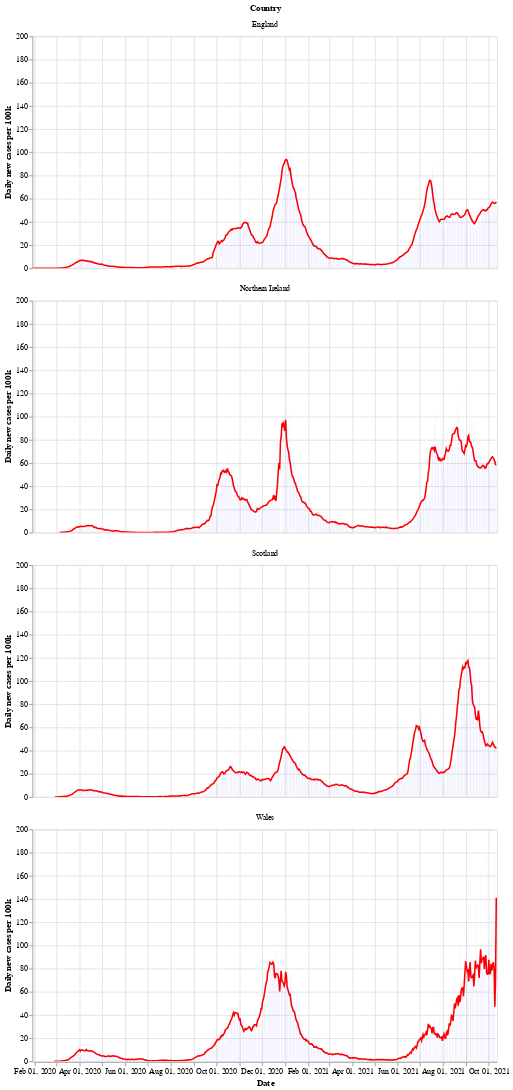

Notebook code cell kept with this figure:
### Markdown cell above
Next is a bar chart of the number of new cases in each country (per 100k population), with the 7 day moving average of cases. Again we see that Wales saw a longer period of raising and falling cases compared to the other countries.

After a period of cases falling, each nation is now seeing a rise in the number of cases - especially in Wales.

### Code cell
# collapse
bars = alt.Chart(uk_cases).mark_bar().encode(
    x=alt.X("yearmonthdate(date):T", axis=alt.Axis(title='Date')),
    y=alt.Y("newCasesRate:Q", axis=alt.Axis(title='Daily new cases per 100k')),
    tooltip='newCasesRate',
    color=alt.condition(
        alt.datum.dailyChange > 0,
        alt.value("orange"),  # The positive color
        alt.value("blue")  # The negative color
    )
).properties(title='New cases per 100k population with rolling 7 day average', width=600).interactive()
line = alt.Chart(uk_cases).mark_line(
    color='red',
    size=2,
).transform_window(
    rolling_mean='mean(newCasesRate)',
    frame=[0, 7],
    groupby=['areaName']
).encode(
    x='yearmonthdate(date):T',
    y='rolling_mean:Q'
)
alt.layer(line, bars, data=uk_cases).facet(alt.Row('areaName', title='Country'), columns=1)

### Figure 1 — Vega-Lite specification as saved in the notebook (floating-point values rounded to 4 significant figures; data arrays with more than 128 entries replaced by an {"elided": "..."} marker saying what was removed)
{"config": {"view": {"continuousWidth": 400, "continuousHeight": 300}}, "data": {"name": "data-29f6b9626767e5b4a9cb25f148926bc5"}, "facet": {"type": "nominal", "field": "areaName", "title": "Country"}, "spec": {"layer": [{"mark": {"type": "line", "color": "red", "size": 2}, "encoding": {"x": {"type": "temporal", "field": "date", "timeUnit": "yearmonthdate"}, "y": {"type": "quantitative", "field": "rolling_mean"}}, "transform": [{"window": [{"op": "mean", "field": "newCasesRate", "as": "rolling_mean"}], "frame": [0, 7], "groupby": ["areaName"]}]}, {"mark": "bar", "encoding": {"color": {"condition": {"value": "orange", "test": "(datum.dailyChange > 0)"}, "value": "blue"}, "tooltip": {"type": "quantitative", "field": "newCasesRate"}, "x": {"type": "temporal", "axis": {"title": "Date"}, "field": "date", "timeUnit": "yearmonthdate"}, "y": {"type": "quantitative", "axis": {"title": "Daily new cases per 100k"}, "field": "newCasesRate"}}, "selection": {"selector002": {"type": "interval", "bind": "scales", "encodings": ["x", "y"]}}, "title": "New cases per 100k population with rolling 7 day average", "width": 600}]}, "columns": 1, "$schema": "https://vega.github.io/schema/vega-lite/v4.8.1.json", "datasets": {"data-29f6b9626767e5b4a9cb25f148926bc5": {"elided": "2392 records"}}}
